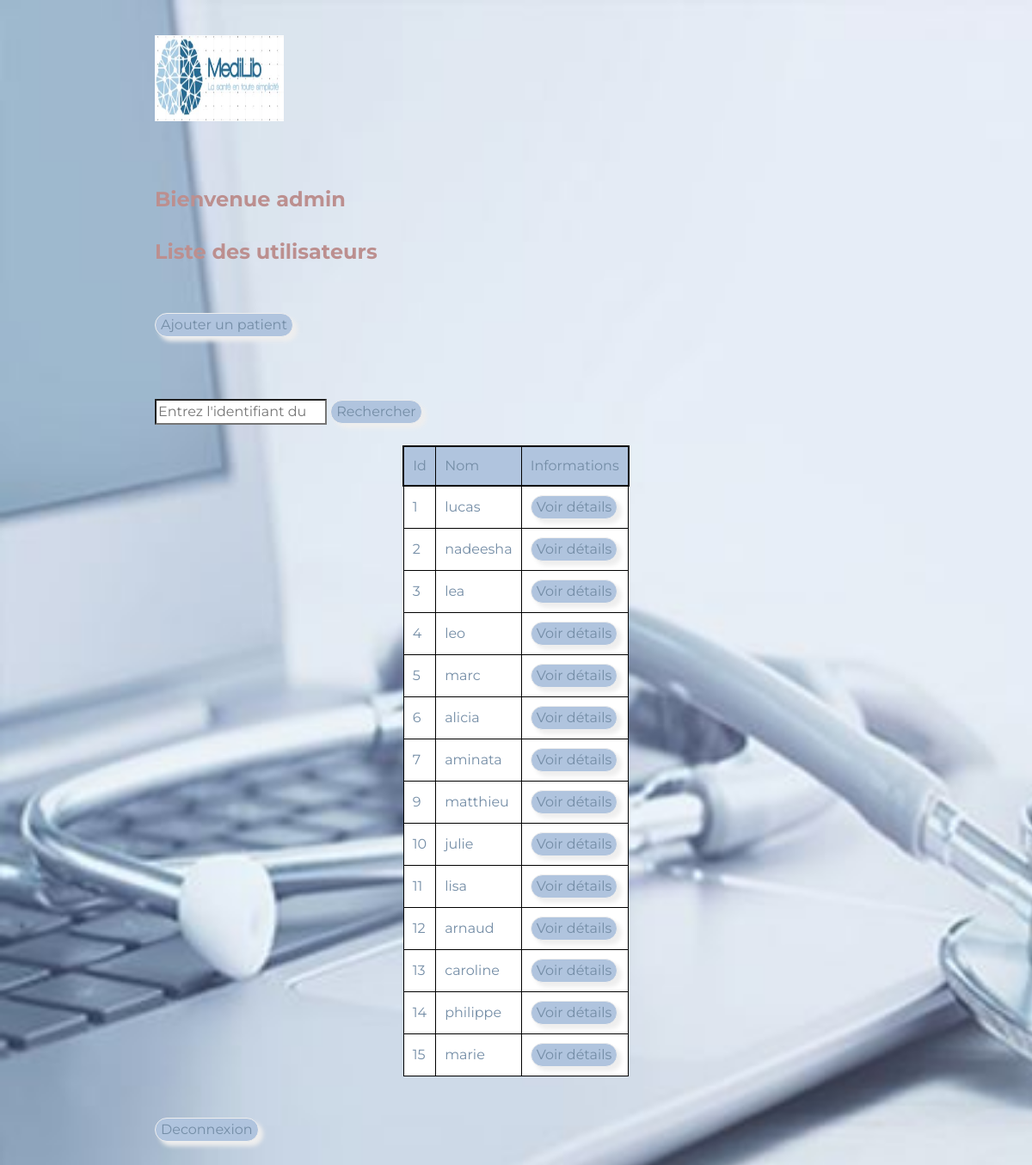
Page /connexion (signed in) on the committed database.
### tables this page shows
CREATE TABLE "data_patients" (
	"id"	NUMERIC,
	"age"	NUMERIC,
	"sexe"	INTEGER,
	"anaemia"	INTEGER,
	"creatinine_phosphokinase"	NUMERIC,
	"diabetes"	INTEGER,
	"ejection_fraction"	INTEGER,
	"high_blood_pressure"	INTEGER,
	"platelets"	INTEGER,
	"serum_creatinine"	INTEGER,
	"serum_sodium"	INTEGER,
	"smoking"	INTEGER,
	"time"	INTEGER,
	"DEATH_EVENT"	INTEGER,
	"login"	TEXT,
	"password"	TEXT,
	"statut"	TEXT
);

### app/views.py (the view, shortened to what this page needs)
@app.route('/connexion', methods = ['POST', 'GET'])
def postConnexion():
    if request.method == 'POST' and 'Se connecter' in request.form:
        login = request.form['login']
        password = request.form['password']
        session['user'] = login
    else:
        login = session['user']
        with sqlite3.connect("projet_api.db") as con:
            cur = con.cursor()
            cur.execute("SELECT password from auth WHERE login=?;", [str(login)])
            con.commit()
            rows = cur.fetchall();
            if rows:
                print(rows)
                password= rows[0][0]
    with sqlite3.connect("projet_api.db") as con:
        cur = con.cursor()
        cur.execute("SELECT * from auth WHERE login=?;", [str(login)])
        con.commit()
        rows = cur.fetchall();
        datauser={"id": rows[0][0], "login": rows[0][1], "password":rows[0][2], "statut":rows[0][3]}
        print(rows)
        id= int(rows[0][0])
        print(id)
        if id:
            if datauser['statut']=='patient':
                print("Patient")
                with sqlite3.connect("projet_api.db") as con:
                    cur = con.cursor()
                    cur.execute("SELECT * from Patient WHERE identifier=?;", [id])
                    con.commit()
                    rows = cur.fetchall();
                if rows:
                    user={"id":id, "nom" : rows[0][1], "mail":rows[0][2], "gender": rows[0][3], "date":rows[0][4],"address":rows[0][5],"generalPracticioner":rows[0][6], "tel":rows[0][7]};
                    a={"type":"Deconnexion"}
                    if datauser['password']== password:
                        with sqlite3.connect("projet_api.db") as con:
                            cur = con.cursor()
                            cur.execute("SELECT * from medecins;")
                            con.commit()
                            dataSet=cur.fetchall()
                            fields=cur.description
                            if dataSet:
                                i=0
                                j=0
                                result={}
                                resultSet={}
                                for data in dataSet:
                                    i=0
                                    for field in fields:
                                            if i<data.__len__():
                                                    result[field[0]]=str(data[i])
                                                    i+=1
                                    resultSet[j] = result.copy()
                                    j+=1
                                return render_template('patient.html', title='Bienvenue', utilisateur=user, datauser=datauser,medecins=resultSet,action=a)
            elif datauser['statut']=='admin':
                if datauser['password']== password:
                    with sqlite3.connect("projet_api.db") as con:
                        cur = con.cursor()
                        cur.execute("SELECT * from data_patients WHERE statut!='admin';")
                        con.commit()
                        dataSet=cur.fetchall()
                        fields=cur.description
                        print(dataSet)
                        if dataSet:
                            i=0
                            j=0
                            result={}
                            resultSet={}
                            for data in dataSet:
                                i=0
                                for field in fields:
                                        if i<data.__len__():
                                                result[field[0]]=str(data[i])
                                                i+=1
                                resultSet[j] = result.copy()
                                j+=1
                            return render_template('admin.html', title='Bienvenue', datauser=datauser, patients=resultSet)
                    con.close()
        else:
            return render_template('erreur.html', title='Erreur')

### app/templates/admin.html (shortened to what this page needs)
<!DOCTYPE html>
<html>
<head>
  <link rel="stylesheet" href="https://cdn.jsdelivr.net/npm/bootstrap@4.5.3/dist/css/bootstrap.min.css">
</head>
<body>
  <section id="title">
  <div class="container-fluid">
 <nav class="navbar navbar-expand-lg navbar-light ">
    <a class="navbar-brand" href=""> <img src="static/images/LOGO2.jpg"  style="width: 150px; height: 100px; "/>  </a>
  </nav>
  <h3> Bienvenue {{session.user}} </h3>
<h3>Liste des utilisateurs</h3>
<br>
<br>
<form method="POST" action="/preinscription">
<input type=submit name="Ajouter un patient" value="Ajouter un patient">
</form>
<br>
<br>
<br>
<form method="POST" action="/details">
<input type="search" placeholder="Entrez l'identifiant du patient" name="recherche">
<input type=submit name=recherche value="Rechercher">
<br>
<br>
<center><table>
<thead>
<tr><td>Id</td><td>Nom</td><td>Informations</td></tr>
</thead>
<tbody>
<tr><td>{{patients[0].id}}</td> <td>{{patients[0].login}}</td><td><input type=submit name={{patients[0].id}} value="Voir détails" /></td></tr>
<tr><td>{{patients[1].id}}</td> <td>{{patients[1].login}}</td><td><input type=submit name={{patients[1].id}} value="Voir détails" /></td></tr>
<tr><td>{{patients[2].id}}</td> <td>{{patients[2].login}}</td><td><input type=submit name={{patients[2].id}} value="Voir détails" /></td></tr>
<tr><td>{{patients[3].id}}</td> <td>{{patients[3].login}}</td><td><input type=submit name={{patients[3].id}} value="Voir détails" /></td></tr>
<tr><td>{{patients[4].id}}</td> <td>{{patients[4].login}}</td><td><input type=submit name={{patients[4].id}} value="Voir détails" /></td></tr>
<tr><td>{{patients[5].id}}</td> <td>{{patients[5].login}}</td><td><input type=submit name={{patients[5].id}} value="Voir détails" /></td></tr>
<tr><td>{{patients[6].id}}</td> <td>{{patients[6].login}}</td><td><input type=submit name={{patients[6].id}} value="Voir détails" /></td></tr>
<tr><td>{{patients[7].id}}</td> <td>{{patients[7].login}}</td><td><input type=submit name={{patients[7].id}} value="Voir détails" /></td></tr>
<tr><td>{{patients[8].id}}</td> <td>{{patients[8].login}}</td><td><input type=submit name={{patients[8].id}} value="Voir détails" /></td></tr>
<tr><td>{{patients[9].id}}</td> <td>{{patients[9].login}}</td><td><input type=submit name={{patients[9].id}} value="Voir détails" /></td></tr>
<tr><td>{{patients[10].id}}</td> <td>{{patients[10].login}}</td><td><input type=submit name={{patients[10].id}} value="Voir détails" /></td></tr>
<tr><td>{{patients[11].id}}</td> <td>{{patients[11].login}}</td><td><input type=submit name={{patients[11].id}} value="Voir détails" /></td></tr>
<tr><td>{{patients[12].id}}</td> <td>{{patients[12].login}}</td><td><input type=submit name={{patients[12].id}} value="Voir détails" /></td></tr>
<tr><td>{{patients[13].id}}</td> <td>{{patients[13].login}}</td><td><input type=submit name={{patients[13].id}} value="Voir détails" /></td></tr>
</form>
<br>
<br>
<form method="POST" action="/deconnexion">
<input type=submit name="action" value="Deconnexion" />
</form>
</body>
<br>
<br>
</html>

### app/templates/admin.html (style rules this page uses)
body { font-family: Montserrat; background-image: url('static/images/telesante1.jpg'); background-repeat: no-repeat; background-attachment: fixed; background-size: cover; }
table { border-collapse: collapse }
tbody { background-color: white; }
td { border: 1px solid black; padding: 10px; }
thead { border: 2px solid black; padding: 10px; background-color: LightSteelBlue }
#title { color: #748DA6; }
#title a { color: #748DA6; }
.container-fluid { padding: 3% 15%; }
h3 { color: RosyBrown; }
.navbar { padding: 0 0 4.5rem; }
.navbar-brand { font-family: Ubuntu; font-size: 2.5rem; font-weight: bolder; }
h3 { font-family: Montserrat; font-weight: bold; font-size: 1.5rem; }
form input[type="submit"] { background: LightSteelBlue; color: #748DA6; border: 1px solid #eee; border-radius: 20px; box-shadow: 5px 5px 5px #eee; text-shadow: none; }

### rows in the picture
data_patients: id "1", login "lucas"
data_patients: id "2", login "nadeesha"
data_patients: id "3", login "lea"
data_patients: id "4", login "leo"
data_patients: id "5", login "marc"
data_patients: id "6", login "alicia"
data_patients: id "7", login "aminata"
data_patients: id "9", login "matthieu"
data_patients: id "10", login "julie"
data_patients: id "11", login "lisa"
data_patients: id "12", login "arnaud"
data_patients: id "13", login "caroline"
data_patients: id "14", login "philippe"
data_patients: id "15", login "marie"

### other values in the picture
{{ session.user }} "admin"
